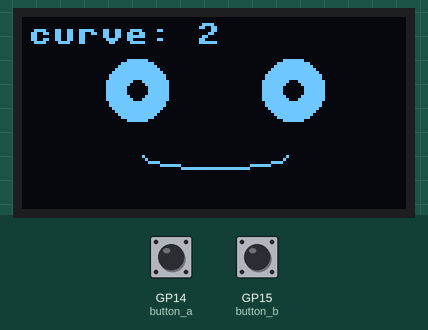
This program was run on a simulated Raspberry Pi Pico running MicroPython. Parts: 128×64 one-colour display. The inputs (shaded band) are chosen by the test bench; at power-on: GP14 (button_a) HIGH, GP15 (button_b) HIGH. Library files of the repository ran but are not shown: ssd1306.py.

Above: at 1.2 s.
1.3 s: GP14 (button_a) pulled LOW for 0.15 s
At 2.2 s:
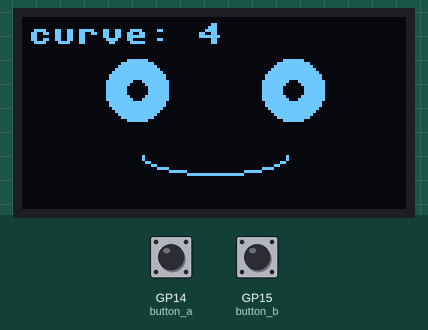
2.9 s: GP14 (button_a) pulled LOW for 1 s
At 3.5 s:
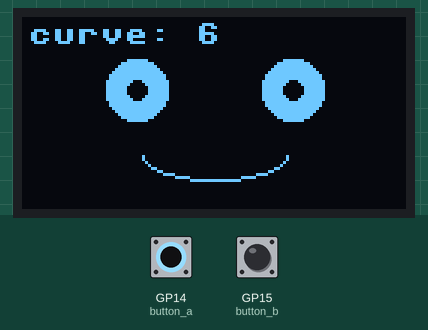
Timing chart, 0 to 5.9 s (numbered marks = the images above; inputs shaded):
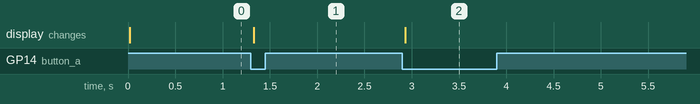

The program:

22-face-parameters.py
```python
# Lab 22: Face Parameters -- Live Tuning
# Every expression so far has used fixed numbers. This lab makes one
# number live: button A widens the smile, button B narrows it into a
# frown, and the face redraws instantly so you can watch a single
# parameter bend the whole face's mood in real time.

import config
from utime import sleep

oled = config.init_display()
button_a, button_b = config.init_buttons()

WHITE = config.WHITE
BLACK = config.BLACK
NO_FILL = config.NO_FILL
FILL = config.FILL
BOTTOM_HALF = 12
TOP_HALF = 3

HALF_WIDTH = config.WIDTH // 2
EYE_SPACING = 26
LEFT_EYE_X = HALF_WIDTH - EYE_SPACING
RIGHT_EYE_X = HALF_WIDTH + EYE_SPACING
EYE_Y = 24
EYE_RADIUS = 10
PUPIL_RADIUS = 3
MOUTH_Y = 46
MOUTH_WIDTH = 24

MOUTH_CURVE_MIN = -10
MOUTH_CURVE_MAX = 14
MOUTH_CURVE_STEP = 2


def draw_face(mouth_curve):
    oled.fill(BLACK)

    oled.ellipse(LEFT_EYE_X, EYE_Y, EYE_RADIUS, EYE_RADIUS, WHITE, FILL)
    oled.ellipse(LEFT_EYE_X, EYE_Y, PUPIL_RADIUS, PUPIL_RADIUS, BLACK, FILL)
    oled.ellipse(RIGHT_EYE_X, EYE_Y, EYE_RADIUS, EYE_RADIUS, WHITE, FILL)
    oled.ellipse(RIGHT_EYE_X, EYE_Y, PUPIL_RADIUS, PUPIL_RADIUS, BLACK, FILL)

    # a positive curve smiles (BOTTOM_HALF), a negative curve frowns (TOP_HALF)
    if mouth_curve >= 0:
        oled.ellipse(HALF_WIDTH, MOUTH_Y, MOUTH_WIDTH, mouth_curve + 2, WHITE, NO_FILL, BOTTOM_HALF)
    else:
        oled.ellipse(HALF_WIDTH, MOUTH_Y, MOUTH_WIDTH, -mouth_curve + 2, WHITE, NO_FILL, TOP_HALF)

    oled.text("curve: " + str(mouth_curve), 2, 2, WHITE)
    oled.show()


def pressed(button):
    if button.value() == 1:
        return False
    sleep(0.02)
    return button.value() == 0


def wait_for_release(button):
    while button.value() == 0:
        sleep(0.01)


mouth_curve = 2
draw_face(mouth_curve)

while True:
    if pressed(button_a):
        mouth_curve = min(MOUTH_CURVE_MAX, mouth_curve + MOUTH_CURVE_STEP)
        draw_face(mouth_curve)
        wait_for_release(button_a)

    if pressed(button_b):
        mouth_curve = max(MOUTH_CURVE_MIN, mouth_curve - MOUTH_CURVE_STEP)
        draw_face(mouth_curve)
        wait_for_release(button_b)

    sleep(0.01)
```

config.py
```python
# Hardware configuration for the OLED Two-Button Pico kit.
# Every numbered lab in this folder imports this file instead of repeating
# pin numbers, so the whole kit only needs to be described in one place.

from machine import Pin, SPI
import ssd1306

WIDTH = 128
HEIGHT = 64

# 2.42" SSD1306/SSD1309 SPI display
SCL_PIN = 2
SDA_PIN = 3
RES_PIN = 4
DC_PIN = 5
CS_PIN = 6

# Two momentary push buttons. Each button's other leg goes to GND, and
# PULL_UP holds the pin at 1 until a press pulls it to 0.
BUTTON_A_PIN = 14
BUTTON_B_PIN = 15

WHITE = 1
BLACK = 0
NO_FILL = 0
FILL = 1


def init_display():
    clock = Pin(SCL_PIN)
    data = Pin(SDA_PIN)
    res = Pin(RES_PIN)
    dc = Pin(DC_PIN)
    cs = Pin(CS_PIN)
    spi = SPI(0, sck=clock, mosi=data)
    return ssd1306.SSD1306_SPI(WIDTH, HEIGHT, spi, dc, res, cs)


def init_buttons():
    button_a = Pin(BUTTON_A_PIN, Pin.IN, Pin.PULL_UP)
    button_b = Pin(BUTTON_B_PIN, Pin.IN, Pin.PULL_UP)
    return button_a, button_b
```

Measured:
- after the input at 1.3 s, the display: changes at once (image 1)
- after the input at 2.9 s, the display: changes at once (image 2)
